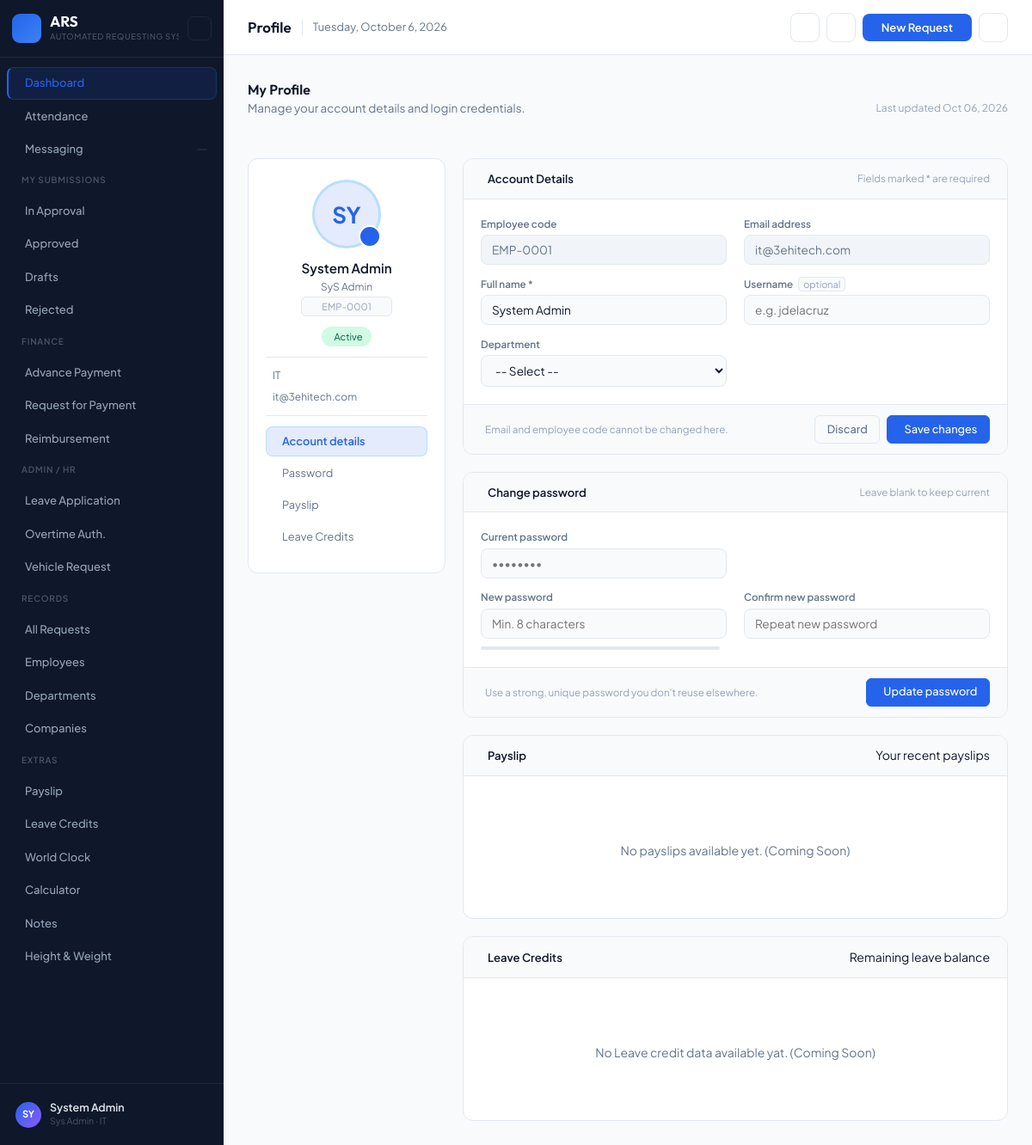
The app's page /profile (signed in) with its own data.
### tables this page shows
CREATE TABLE employees (
    id INT AUTO_INCREMENT PRIMARY KEY,
    employee_code VARCHAR(20) UNIQUE NOT NULL,
    avatar VARCHAR(255) NOT NULL DEFAULT('default.png'),  
    username VARCHAR(50) UNIQUE NULL,
    full_name VARCHAR(100) NOT NULL,
    email VARCHAR(150) UNIQUE NOT NULL,
    password_hash VARCHAR(255) NOT NULL,
    role_id INT NOT NULL,
    job_title VARCHAR(100) NULL,
    phone VARCHAR(30) NULL,
    date_hired DATE NULL,
    employment_type ENUM('full_time', 'part_time', 'contractual', 'probationary') NOT NULL DEFAULT 'full_time',
    supervisor_id INT NULL,
    supervisor_id_2 INT NULL,
    master_approver_id INT NULL,
    hr_verifier_id INT NULL,
    finance_head_id INT NULL,
    department VARCHAR(100) NULL,
    company VARCHAR(150) NULL,
    is_active TINYINT(1) DEFAULT 1,
    employment_status ENUM('employed','resigned','floating') NOT NULL DEFAULT 'employed',
    created_at TIMESTAMP DEFAULT CURRENT_TIMESTAMP,
    updated_at TIMESTAMP DEFAULT CURRENT_TIMESTAMP ON UPDATE CURRENT_TIMESTAMP,
    FOREIGN KEY (role_id) REFERENCES roles(id) ON DELETE RESTRICT,
    FOREIGN KEY (supervisor_id) REFERENCES employees(id) ON DELETE SET NULL,
    CONSTRAINT fk_employees_supervisor_2 FOREIGN KEY (supervisor_id_2) REFERENCES employees(id) ON DELETE SET NULL,
    CONSTRAINT fk_employees_master_approver FOREIGN KEY (master_approver_id) REFERENCES employees(id) ON DELETE SET NULL,
    CONSTRAINT fk_employees_hr_verifier FOREIGN KEY (hr_verifier_id) REFERENCES employees(id) ON DELETE SET NULL,
    CONSTRAINT fk_employees_finance_head FOREIGN KEY (finance_head_id) REFERENCES employees(id) ON DELETE SET NULL
);

### app/Controllers/EmployeeController.php (called while the page is built, shortened)
<?php
    class EmployeeController {
        public function profile(): void {
            $employee = db()->prepare('
                SELECT e.id, e.employee_code, e.full_name, e.email, e.department, e.company,
                    e.username, e.is_active, e.role_id, e.updated_at, e.avatar,
                    s.full_name AS supervisor_name
                FROM employees e
                LEFT JOIN employees s ON s.id = e.supervisor_id
                WHERE e.id = ?
            ');
            $employee->execute([$_SESSION['user_id']]);
            $employee = $employee->fetch();
            require __DIR__ . '/../../views/profile/index.php';
            require __DIR__ . '/../../views/layouts/base.php';
        }
    }

### public/index.php (called while the page is built, shortened)
<?php
require_once __DIR__ . '/../config/app.php';
require_once __DIR__ . '/../routes/web.php';

### config/app.php (called while the page is built, shortened)
<?php
    require_once __DIR__ . '/database.php';
    if (!function_exists('url')) {
        function url(string $path = ''): string {
            $appUrl = $_ENV['APP_URL'] ?? '';
            $subPath = rtrim(parse_url($appUrl, PHP_URL_PATH) ?? '', '/');
            return $subPath . '/' . ltrim($path, '/');
        }
    }
    if (!function_exists('avatar_url')) {
        function avatar_url(?string $avatar): ?string {
            $av = ltrim((string) $avatar, '/');
            if ($av === '' || $av === 'default.png') return null;
            return htmlspecialchars($av);
        }
    }

### config/database.php (called while the page is built)
<?php
    function db(): PDO {
        static $pdo;
        if (!$pdo) {
            $dsn = "mysql:host={$_ENV['DB_HOST']};dbname={$_ENV['DB_DATABASE']};charset=utf8mb4";
            $pdo = new PDO($dsn, $_ENV['DB_USERNAME'], $_ENV['DB_PASSWORD'], [
                PDO::ATTR_DEFAULT_FETCH_MODE => PDO::FETCH_ASSOC,
                PDO::ATTR_ERRMODE => PDO::ERRMODE_EXCEPTION,
                PDO::ATTR_EMULATE_PREPARES => false,
                PDO::MYSQL_ATTR_INIT_COMMAND => "SET time_zone = '+08:00'",
            ]);
        }
        return $pdo;
    }

### views/profile/index.php (the view, shortened to what this page needs)
<?php
    $roleLabels = [ 1 => 'SyS Admin', 2 => 'Immediate Head', 3 => 'Staff', 4 => 'Dept. Head', 5 => 'Acquisition Checker', 6 => 'Final Approver', 7 => 'Admin Approver' ];
    $roleName = $roleLabels[$employee['role_id']] ?? 'User';
    $initials = strtoupper(substr($employee['full_name'], 0, 2));
    $updatedAt = $employee['updated_at'] ? date('M d, Y', strtotime($employee['updated_at'])) : '—'
?>
<?php $avatarUrl = avatar_url($employee['avatar'] ?? null); ?>
<link rel="stylesheet" href="<?= url('stylesheets/profile.css') ?>">
<div class="page-header">
    <div class="page-title-group">
        <h5 class="page-heading">My Profile</h5>
        <p class="page-subheading">Manage your account details and login credentials.</p>
    </div>
    <span class="profile-updated-at">
        Last updated <?= $updatedAt ?>
    </span>
</div>
<div class="profile-layout">
    <aside class="profile-sidebar">
        <div class="profile-avatar-wrap">
            <?php if ($avatarUrl): ?>
                <img src="<?= $avatarUrl ?>" class="profile-avatar-img" alt="Profile picture">
            <?php else: ?>
                <div class="profile-avatar"><?= $initials ?></div>
            <?php endif; ?>
            <form method="POST" action="<?= url('profile/avatar') ?>"
                enctype="multipart/form-data" id="avatar-form">
                <button type="button" class="avatar-edit-btn" id="avatar-edit-btn" title="Change photo">
                </button>
            </form>
        </div>
        <div>
            <div class="profile-name"><?= htmlspecialchars($employee['full_name']) ?></div>
            <div class="profile-role"><?= $roleName ?></div>
            <div class="profile-code"><?= htmlspecialchars($employee['employee_code']) ?></div>
        </div>
        <?php if ($employee['is_active']): ?>
            <span class="badge-active"><i class="ti ti-circle-check"></i> Active</span>
        <?php else: ?>
            <span class="badge-inactive"><i class="ti ti-circle-x"></i> Inactive</span>
        <?php endif; ?>
        <div class="profile-divider"></div>
        <div class="profile-meta">
            <?php if (!empty($employee['department'])): ?>
                <div class="profile-meta-row"><i class="ti ti-users-group"></i> <?= htmlspecialchars($employee['department']) ?></div>
            <?php endif; ?>
            <div class="profile-meta-row"><i class="ti ti-mail"></i> <?= htmlspecialchars($employee['email']) ?></div>
        </div>
        <div class="profile-divider"></div>
        <nav class="profile-nav">
            <a href="#account" class="profile-nav-item active"><i class="ti ti-id-badge"></i> Account details</a>
            <a href="#password" class="profile-nav-item"><i class="ti ti-lock"></i> Password</a>
            <a href="#payslip" class="profile-nav-item"><i class="ti ti-file-invoice"></i> Payslip</a>
            <a href="#leave-credits" class="profile-nav-item"><i class="ti ti-calendar-stats"></i> Leave Credits</a>
        </nav>
    </aside>
    <div class="profile-main">
        <div class="section-card" id="account">
            <form method="POST" action="<?= url('profile') ?>">
                <div class="section-head">
                    <div class="section-head-left"><i class="ti ti-user-circle"></i> Account Details</div>
                    <span class="section-hint">Fields marked * are required</span>
                </div>
                <div class="section-body">
                    <div class="field-grid">
                        <div class="field-group">
                            <label class="field-label">Employee code</label>
                            <input type="text" value="<?= htmlspecialchars($employee['employee_code']) ?>" disabled>
                        </div>
                        <div class="field-group">
                            <label class="field-label">Email address</label>
                            <input type="email" value="<?= htmlspecialchars($employee['email']) ?>" disabled>
                        </div>
                        <div class="field-group">
                            <label class="field-label">Full name *</label>
                            <input type="text" name="full_name" value="<?= htmlspecialchars($employee['full_name']) ?>" required>
                        </div>
                        <div class="field-group">
                            <label class="field-label">
                                Username
                                <span class="field-optional">optional</span>
                            </label>
                            <div class="field-input-wrap">
                                <input type="text" name="username" value="<?= htmlspecialchars($employee['username'] ?? '') ?>" placeholder="e.g. jdelacruz">
                            </div>
                        </div>
                        <div class="field-group">
                            <label class="field-label">Department</label>
                            <select name="department">
                                <option value="">-- Select --</option>
                            </select>
                        </div>
                    </div>
                </div>
                <div class="section-footer">
                    <span class="footer-hint">
                        Email and employee code cannot be changed here.
                    </span>
                    <div class="btn-row">
                        <a href="<?= url('profile') ?>" class="btn btn-ghost">Discard</a>
                        <button type="submit" class="btn btn-primary"><i class="ti ti-device-floppy"></i> Save changes</button>
                    </div>
                </div>
            </form>
        </div>
        <div class="section-card" id="password">
            <form method="POST" action="<?= url('profile') ?>">
                <div class="section-head">
                    <div class="section-head-left"><i class="ti ti-lock"></i> Change password</div>
                    <span class="section-hint">Leave blank to keep current</span>
                </div>
                <div class="section-body">
                    <div class="field-grid">
                        <div class="field-group">
                            <label class="field-label">Current password</label>
                            <div class="field-input-wrap">
                                <input type="password" id="current_password" name="current_password" placeholder="••••••••">
                                <button type="button" class="eye-toggle" data-target="current_password" title="Show/hide"><i class="ti ti-eye"></i></button>
                            </div>
                        </div>
                        <div class="field-group"></div>
                        <div class="field-group">
                            <label class="field-label">New password</label>
                            <div class="field-input-wrap">
                                <input type="password" id="new_password" name="new_password" placeholder="Min. 8 characters">
                                <button type="button" class="eye-toggle" data-target="new_password" title="Show/hide"><i class="ti ti-eye"></i></button>
                            </div>
                            <div class="strength-bar-wrap" id="strength-bar-wrap">
                                <div class="strength-bar"><div class="strength-fill" id="strength-fill"></div></div>
                            </div>
                        </div>
                        <div class="field-group">
                            <label class="field-label">Confirm new password</label>
                            <div class="field-input-wrap">
                                <input type="password" id="confirm_password" name="confirm_password" placeholder="Repeat new password">
                                <button type="button" class="eye-toggle" data-target="confirm_password" title="Show/hide"><i class="ti ti-eye"></i></button>
                            </div>
                        </div>
                    </div>
                </div>
                <div class="section-footer">
                    <span class="footer-hint">
                        Use a strong, unique password you don't reuse elsewhere.
                    </span>
                    <div class="btn-row">
                        <button type="submit" class="btn btn-primary"><i class="ti ti-lock-check"></i> Update password</button>
                    </div>
                </div>
            </form>
        </div>
        <div class="section-card" id="payslip">
            <div class="section-head">
                <div class="section-head-left"><i class="ti ti-file-invoice"></i> Payslip</div>
                <span class="selection-hint">Your recent payslips</span>
            </div>
            <div class="section-body">
                <div class="empty-state">
                    <i class="ti ti-file-off empty-state-icon"></i> No payslips available yet. (Coming Soon)
                </div>
            </div>
        </div>
        <div class="section-card" id="leave-credits">
            <div class="section-head">
                <div class="section-head-left"><i class="ti ti-calendar-stats"></i> Leave Credits</div>
                <span class="secction-hint">Remaining leave balance</span>
            </div>
            <div class="section-body">
                <div class="empty-state">
                    <i class="ti ti-calendar-off empty-state-icon"></i> No Leave credit data available yat. (Coming Soon)
                </div>
            </div>
        </div>
    </div>
</div>

### public/stylesheets/app.css (style rules this page uses)
:root { --sidebar-bg: #0f172a; --sidebar-hover: #334155; --accent: #0ea5e9; --accent-glow: #0ea5e920; --accent-alt: #06b6d4; --success: #10b981; --warning: #f59e0b; --danger: #ef4444; --info: #8b5cf6; --surface: #f8fafc; --card-bg: #ffffff; --bg: #ffffff; --hover: #f1f5f9; --surface-hover: #f1f5f9; --border: #e2e8f0; --text-main: #0f172a; --text-muted: #64748b; --text-soft: #94a3b8; --sidebar-width: 260px; --sidebar-collapsed-width: 60px; --header-h: 64px; --font-display: 'Outfit', sans-serif; --font-body: 'Plus Jakarta Sans', sans-serif; }
*, *::before, *::after { box-sizing: border-box; margin: 0; padding: 0; }
html, body { height: 100%; }
body { font-family: var(--font-body); background: var(--surface); color: var(--text-main); line-height: 1.5; font-size: .875rem; }
a { text-decoration: none; color: inherit; }
.btn { display: inline-flex; align-items: center; gap: .35rem; padding: .4rem .85rem; font-size: .8rem; font-weight: 500; border-radius: 6px; border: 1px solid transparent; cursor: pointer; line-height: 1.4; background: none; font-family: inherit; }
.btn-primary { background: var(--accent); color: #fff; border-color: var(--accent); }
.btn-ghost { background: transparent; color: var(--text-muted); border-color: var(--border); }
input[type="text"], input[type="email"], input[type="password"], input[type="number"], input[type="date"], input[type="time"], select, textarea { width: 100%; padding: .5rem .75rem; font-size: .85rem; border: 1.5px solid var(--border); border-radius: 8px; background: var(--surface); color: var(--text-main); font-family: inherit; transition: border-color .15s, box-shadow .15s; }
input[readonly], input[disabled] { background: #f1f5f9; color: var(--text-muted); cursor: default; }
.page-header { display: flex; justify-content: space-between; align-items: center; margin-bottom: 1.5rem; gap: 12px; flex-wrap: wrap; }
.page-header h5 { font-size: 1rem; font-weight: 600; margin: 0; }
.page-heading { font-family: var(--font-display); font-size: 22px; font-weight: 700; color: var(--text-main); margin-bottom: 4px; }
.page-subheading { font-size: 13.5px; color: var(--text-muted); margin-bottom: 24px; }
.empty-state { text-align: center; padding: 3rem 1rem; color: var(--text-muted); }
.section-hint { font-weight: 400; text-transform: none; letter-spacing: 0; }

### records on screen
employees: updated_at "Oct 06, 2026", full_name "SY", full_name "System Admin", role "SyS Admin", employee_code "EMP-0001", department "IT", email "it@3ehitech.com"

### other values on screen
$initials "SY"
$_SESSION['user_name'] "System Admin"
$roleName "Sys Admin"
$_SESSION['department'] "IT"
$pageTitle "Profile"
